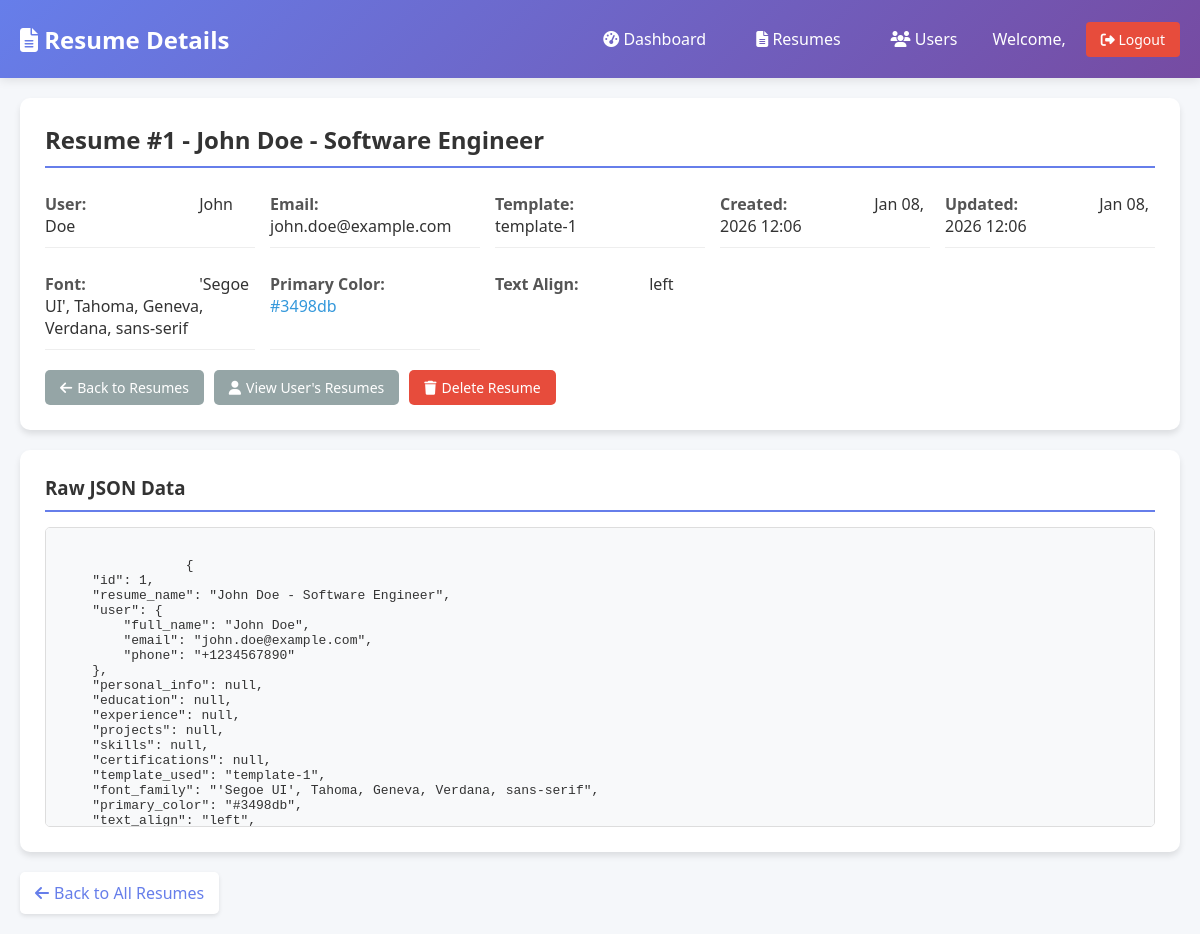
Page /backend/admin/view_resume.php?id=1 (signed in) on the committed database.
### tables this page shows
CREATE TABLE IF NOT EXISTS resumes (
    id INT PRIMARY KEY AUTO_INCREMENT,
    user_id INT NOT NULL,
    resume_name VARCHAR(100) NOT NULL,
    personal_info JSON,
    education JSON,
    experience JSON,
    projects JSON,
    skills JSON,
    certifications JSON,
    template_used VARCHAR(50) DEFAULT 'template-1',
    font_family VARCHAR(100) DEFAULT "'Segoe UI', Tahoma, Geneva, Verdana, sans-serif",
    primary_color VARCHAR(7) DEFAULT '#3498db',
    text_align VARCHAR(10) DEFAULT 'left',
    pdf_file_path VARCHAR(255) NULL,
    pdf_file_size INT NULL,
    is_public BOOLEAN DEFAULT FALSE,
    view_count INT DEFAULT 0,
    download_count INT DEFAULT 0,
    created_at TIMESTAMP DEFAULT CURRENT_TIMESTAMP,
    updated_at TIMESTAMP DEFAULT CURRENT_TIMESTAMP ON UPDATE CURRENT_TIMESTAMP,
    FOREIGN KEY (user_id) REFERENCES users(id) ON DELETE CASCADE,
    INDEX idx_user_id (user_id),
    INDEX idx_created_at (created_at),
    INDEX idx_template (template_used),
    FULLTEXT idx_resume_name (resume_name)
);

CREATE TABLE IF NOT EXISTS users (
    id INT PRIMARY KEY AUTO_INCREMENT,
    email VARCHAR(100) UNIQUE NOT NULL,
    full_name VARCHAR(100),
    phone VARCHAR(20),
    ip_address VARCHAR(45),
    user_agent TEXT,
    created_at TIMESTAMP DEFAULT CURRENT_TIMESTAMP,
    last_login TIMESTAMP NULL,
    last_resume_created TIMESTAMP NULL,
    total_resumes INT DEFAULT 0,
    INDEX idx_email (email),
    INDEX idx_created_at (created_at)
);

### backend/admin/view_resume.php (the view, shortened to what this page needs)
<?php
$resume_id = (int)$_GET['id'];
$database = new Database();
$db = $database->getConnection();
$query = "SELECT r.*, u.email, u.full_name, u.phone
          FROM resumes r
          JOIN users u ON r.user_id = u.id
          WHERE r.id = :id";
$stmt = $db->prepare($query);
$stmt->bindParam(':id', $resume_id, PDO::PARAM_INT);
$stmt->execute();
$resume = $stmt->fetch(PDO::FETCH_ASSOC);
$resume['personal_info'] = json_decode($resume['personal_info'], true);
$resume['education'] = json_decode($resume['education'], true);
$resume['experience'] = json_decode($resume['experience'], true);
$resume['projects'] = json_decode($resume['projects'], true);
$resume['skills'] = json_decode($resume['skills'], true);
$resume['certifications'] = json_decode($resume['certifications'], true);
?>
<!DOCTYPE html>
<html lang="en">
<head>
    <link rel="stylesheet" href="https://cdnjs.cloudflare.com/ajax/libs/font-awesome/6.4.0/css/all.min.css">
</head>
<body>
    <div class="admin-header">
        <h1><i class="fas fa-file-alt"></i> Resume Details</h1>
        <div class="admin-nav">
            <a href="dashboard.php"><i class="fas fa-tachometer-alt"></i> Dashboard</a>
            <a href="view_resumes.php"><i class="fas fa-file-alt"></i> Resumes</a>
            <a href="view_users.php"><i class="fas fa-users"></i> Users</a>
            <span>Welcome, <?php echo htmlspecialchars($_SESSION['admin_username']); ?></span>
            <a href="logout.php" class="logout-btn"><i class="fas fa-sign-out-alt"></i> Logout</a>
        </div>
    </div>
    <div class="dashboard-container">
        <div class="resume-header">
            <h2>Resume #<?php echo $resume['id']; ?> - <?php echo htmlspecialchars($resume['resume_name']); ?></h2>
            <div class="header-grid">
                <div class="info-item">
                    <strong>User:</strong> <?php echo htmlspecialchars($resume['full_name']); ?>
                </div>
                <div class="info-item">
                    <strong>Email:</strong> <?php echo htmlspecialchars($resume['email']); ?>
                </div>
                <div class="info-item">
                    <strong>Template:</strong> <?php echo htmlspecialchars($resume['template_used']); ?>
                </div>
                <div class="info-item">
                    <strong>Created:</strong> <?php echo date('M d, Y H:i', strtotime($resume['created_at'])); ?>
                </div>
                <div class="info-item">
                    <strong>Updated:</strong> <?php echo date('M d, Y H:i', strtotime($resume['updated_at'])); ?>
                </div>
                <div class="info-item">
                    <strong>Font:</strong> <?php echo htmlspecialchars($resume['font_family']); ?>
                </div>
                <div class="info-item">
                    <strong>Primary Color:</strong>
                    <span style="color: <?php echo htmlspecialchars($resume['primary_color']); ?>">
                        <?php echo htmlspecialchars($resume['primary_color']); ?>
                    </span>
                </div>
                <div class="info-item">
                    <strong>Text Align:</strong> <?php echo htmlspecialchars($resume['text_align']); ?>
                </div>
            </div>
            <div class="action-buttons">
                <a href="view_resumes.php" class="btn btn-secondary">
                    <i class="fas fa-arrow-left"></i> Back to Resumes
                </a>
                <a href="view_user_resumes.php?user_id=<?php echo $resume['user_id']; ?>" class="btn btn-secondary">
                    <i class="fas fa-user"></i> View User's Resumes
                </a>
                <button class="btn btn-danger" onclick="deleteResume(<?php echo $resume['id']; ?>)">
                    <i class="fas fa-trash"></i> Delete Resume
                </button>
            </div>
        </div>
        <div class="info-card">
            <h3>Raw JSON Data</h3>
            <div class="json-view">
                <?php
                $full_resume_data = [
                    'id' => $resume['id'],
                    'resume_name' => $resume['resume_name'],
                    'user' => [
                        'full_name' => $resume['full_name'],
                        'email' => $resume['email'],
                        'phone' => $resume['phone']
                    ],
                    'personal_info' => $resume['personal_info'],
                    'education' => $resume['education'],
                    'experience' => $resume['experience'],
                    'projects' => $resume['projects'],
                    'skills' => $resume['skills'],
                    'certifications' => $resume['certifications'],
                    'template_used' => $resume['template_used'],
                    'font_family' => $resume['font_family'],
                    'primary_color' => $resume['primary_color'],
                    'text_align' => $resume['text_align'],
                    'created_at' => $resume['created_at'],
                    'updated_at' => $resume['updated_at']
                ];
                echo json_encode($full_resume_data, JSON_PRETTY_PRINT | JSON_UNESCAPED_UNICODE);
                ?>
            </div>
        </div>
        <div class="back-link">
            <a href="view_resumes.php"><i class="fas fa-arrow-left"></i> Back to All Resumes</a>
        </div>
    </div>
</body>
</html>

### backend/admin/view_resume.php (style rules this page uses)
* { margin: 0; padding: 0; box-sizing: border-box; font-family: 'Segoe UI', Tahoma, Geneva, Verdana, sans-serif; }
body { background: #f5f7fa; color: #333; }
.admin-header { background: linear-gradient(135deg, #667eea 0%, #764ba2 100%); color: white; padding: 20px; display: flex; justify-content: space-between; align-items: center; box-shadow: 0 2px 10px rgba(0,0,0,0.1); }
.admin-header h1 { font-size: 24px; }
.admin-nav { display: flex; gap: 20px; align-items: center; }
.admin-nav a { color: white; text-decoration: none; padding: 8px 15px; border-radius: 4px; transition: background 0.3s; }
.logout-btn { background: #e74c3c; color: white; border: none; padding: 8px 15px; border-radius: 4px; cursor: pointer; font-size: 14px; }
.dashboard-container { max-width: 1200px; margin: 0 auto; padding: 20px; }
.resume-header { background: white; border-radius: 10px; padding: 25px; margin-bottom: 20px; box-shadow: 0 4px 6px rgba(0,0,0,0.1); }
.resume-header h2 { color: #333; margin-bottom: 15px; border-bottom: 2px solid #667eea; padding-bottom: 10px; }
.header-grid { display: grid; grid-template-columns: repeat(auto-fit, minmax(200px, 1fr)); gap: 15px; }
.info-card { background: white; border-radius: 10px; padding: 25px; margin-bottom: 20px; box-shadow: 0 4px 6px rgba(0,0,0,0.1); }
.info-card h3 { color: #333; margin-bottom: 15px; border-bottom: 2px solid #667eea; padding-bottom: 10px; }
.info-item { padding: 10px 0; border-bottom: 1px solid #eee; }
.info-item:last-child { border-bottom: none; }
.info-item strong { color: #555; display: inline-block; min-width: 150px; }
.back-link { margin-top: 20px; }
.back-link a { color: #667eea; text-decoration: none; display: inline-flex; align-items: center; gap: 5px; padding: 10px 15px; background: white; border-radius: 5px; box-shadow: 0 2px 4px rgba(0,0,0,0.1); }
.json-view { background: #f8f9fa; border: 1px solid #ddd; border-radius: 5px; padding: 15px; margin-top: 10px; font-family: monospace; white-space: pre-wrap; max-height: 300px; overflow-y: auto; }
.action-buttons { display: flex; gap: 10px; margin-top: 20px; }
.btn { padding: 8px 15px; border: none; border-radius: 5px; cursor: pointer; text-decoration: none; display: inline-flex; align-items: center; gap: 5px; font-size: 14px; }
.btn-danger { background: #e74c3c; color: white; }
.btn-secondary { background: #95a5a6; color: white; }

### rows in the picture
resumes: id "1", resume_name "John Doe - Software Engineer", user.full_name "John Doe", user.email "john.doe@example.com", template_used "template-1", created_at "Jan 08, 2026 12:06", updated_at "Jan 08, 2026 12:06", font_family "'Segoe UI', Tahoma, Geneva, Verdana, sans-serif", primary_color "#3498db", text_align "left"
